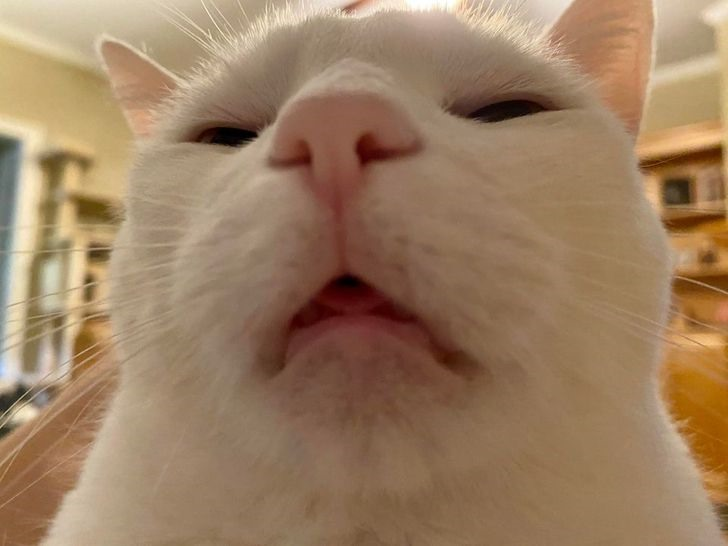
#> input picture OpenCV/pic/pic1.jpg, 728 x 546 px, found by its file name
$ python crop_pic.py
#> lines starting #> are read from the running program, lines starting #| are printed output that depends on the picture
import cv2
img = cv2.imread("pic1.jpg") # đọc bức ảnh
#> img is the input picture: shape (546, 728, 3); mean B, G, R 97, 126.3, 156.2
# cắt ảnh từ vị trí (50,60) phía trái trên đến (180,300) phía phải dưới.
crop = img[50:180, 60:300]
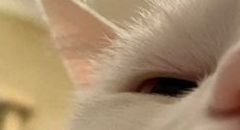
#> crop: shape (130, 240, 3); mean B, G, R 107.4, 139.3, 165.8
cv2.imshow('original', img) # hình ảnh ban đầu
cv2.imshow('cropped', crop) # hình ảnh sau khi tắt
cv2.waitKey(0) # nhấn phím bất kì để out
